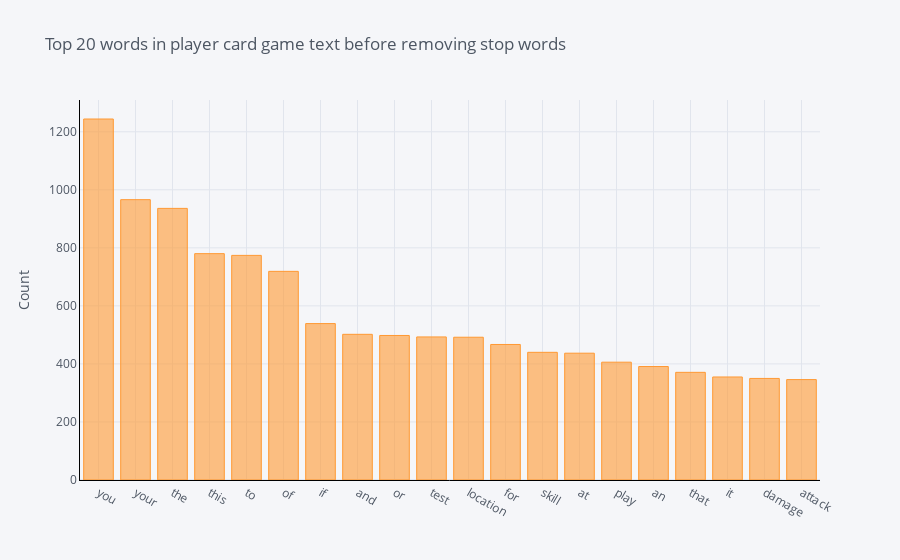

Notebook code for this chart:
### Markdown cell above
### Unigrams, bigrams, trigrams

### Code cell
# The distribution of top unigrams before removing stop words
def get_top_n_words(corpus, n=None):
    vec = CountVectorizer().fit(corpus)
    bag_of_words = vec.transform(corpus)
    sum_words = bag_of_words.sum(axis=0) 
    words_freq = [(word, sum_words[0, idx]) for word, idx in vec.vocabulary_.items()]
    words_freq =sorted(words_freq, key = lambda x: x[1], reverse=True)
    return words_freq[:n]
common_words = get_top_n_words(df_player_card_text['clean_text'], 20)
for word, freq in common_words:
    print(word, freq)
df1 = pd.DataFrame(common_words, columns = ['ReviewText' , 'count'])
df1.groupby('ReviewText').sum()['count'].sort_values(ascending=False).iplot(
    kind='bar', yTitle='Count', linecolor='black', title='Top 20 words in player card game text before removing stop words')

### Figure 1 — Plotly figure (JSON) as saved in the notebook; plotly's stock layout.template omitted (floating-point values rounded to 4 significant figures)
{"data": [{"marker": {"color": "rgba(255, 153, 51, 0.6)", "line": {"color": "rgba(255, 153, 51, 1.0)", "width": 1}}, "name": "count", "orientation": "v", "text": "", "type": "bar", "x": ["you", "your", "the", "this", "to", "of", "if", "and", "or", "test", "location", "for", "skill", "at", "play", "an", "that", "it", "damage", "attack"], "y": [1244, 966, 936, 780, 774, 719, 539, 502, 498, 493, 492, 467, 440, 437, 406, 391, 371, 355, 350, 346]}], "layout": {"legend": {"bgcolor": "#F5F6F9", "font": {"color": "#4D5663"}}, "paper_bgcolor": "#F5F6F9", "plot_bgcolor": "#F5F6F9", "title": {"font": {"color": "#4D5663"}, "text": "Top 20 words in player card game text before removing stop words"}, "xaxis": {"gridcolor": "#E1E5ED", "linecolor": "black", "showgrid": true, "tickfont": {"color": "#4D5663"}, "title": {"font": {"color": "#4D5663"}, "text": ""}, "zerolinecolor": "#E1E5ED"}, "yaxis": {"gridcolor": "#E1E5ED", "linecolor": "black", "showgrid": true, "tickfont": {"color": "#4D5663"}, "title": {"font": {"color": "#4D5663"}, "text": "Count"}, "zerolinecolor": "#E1E5ED"}}}
